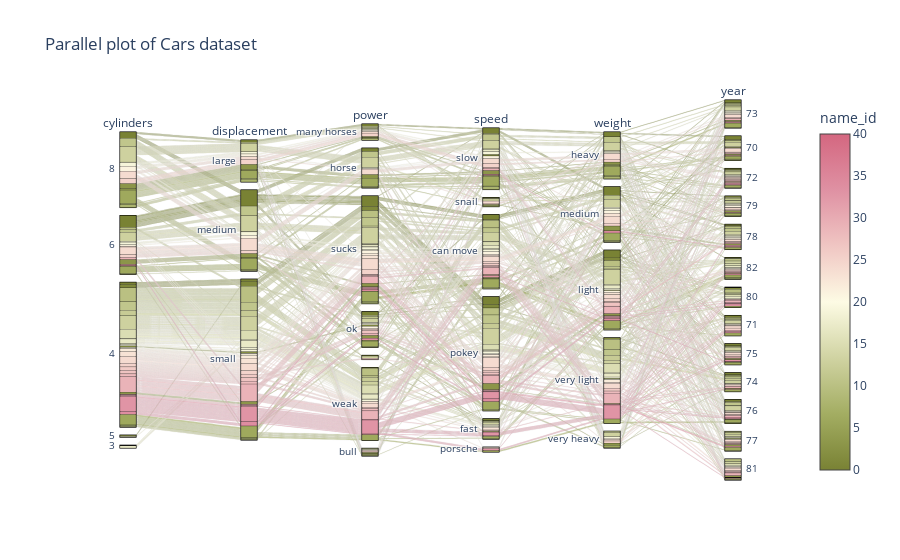

Notebook code for this chart:
### Code cell
fig2 = px.parallel_categories(df[cols], 
                              color='name_id',
                        color_continuous_scale=px.colors.diverging.Armyrose,
                                  color_continuous_midpoint=20,
                        title="Parallel plot of Cars dataset")

fig2

### Figure 1 — Plotly figure (JSON) as saved in the notebook; plotly's stock layout.template omitted (floating-point values rounded to 4 significant figures; data arrays with more than 128 entries replaced by an {"elided": "..."} marker saying what was removed)
{"data": [{"dimensions": [{"label": "cylinders", "values": {"elided": "406 int values"}}, {"label": "displacement", "values": {"elided": "406 str values"}}, {"label": "power", "values": {"elided": "406 str values"}}, {"label": "speed", "values": {"elided": "406 str values"}}, {"label": "weight", "values": {"elided": "406 str values"}}, {"label": "year", "values": {"elided": "406 int values"}}], "domain": {"x": [0, 0.98], "y": [0, 1]}, "line": {"color": {"elided": "406 int values"}, "coloraxis": "coloraxis"}, "name": "", "type": "parcats"}], "layout": {"autosize": true, "coloraxis": {"cmid": 20, "colorbar": {"title": {"text": "name_id"}}, "colorscale": [[0, "rgb(121, 130, 52)"], [0.1667, "rgb(163, 173, 98)"], [0.3333, "rgb(208, 211, 162)"], [0.5, "rgb(253, 251, 228)"], [0.6667, "rgb(240, 198, 195)"], [0.8333, "rgb(223, 145, 163)"], [1, "rgb(212, 103, 128)"]]}, "legend": {"tracegroupgap": 0}, "title": {"text": "Parallel plot of Cars dataset"}}}
